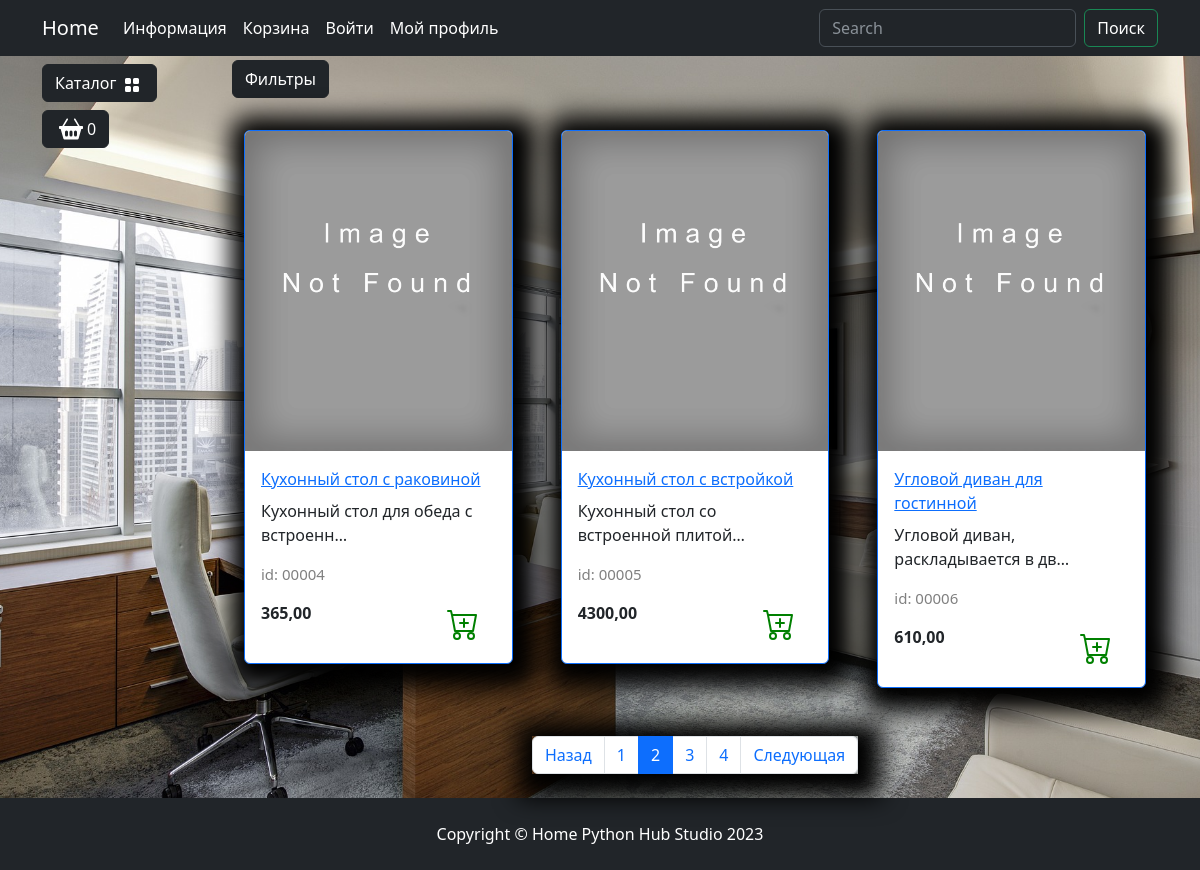
The app's page /catalog/all/?page=2, older data.
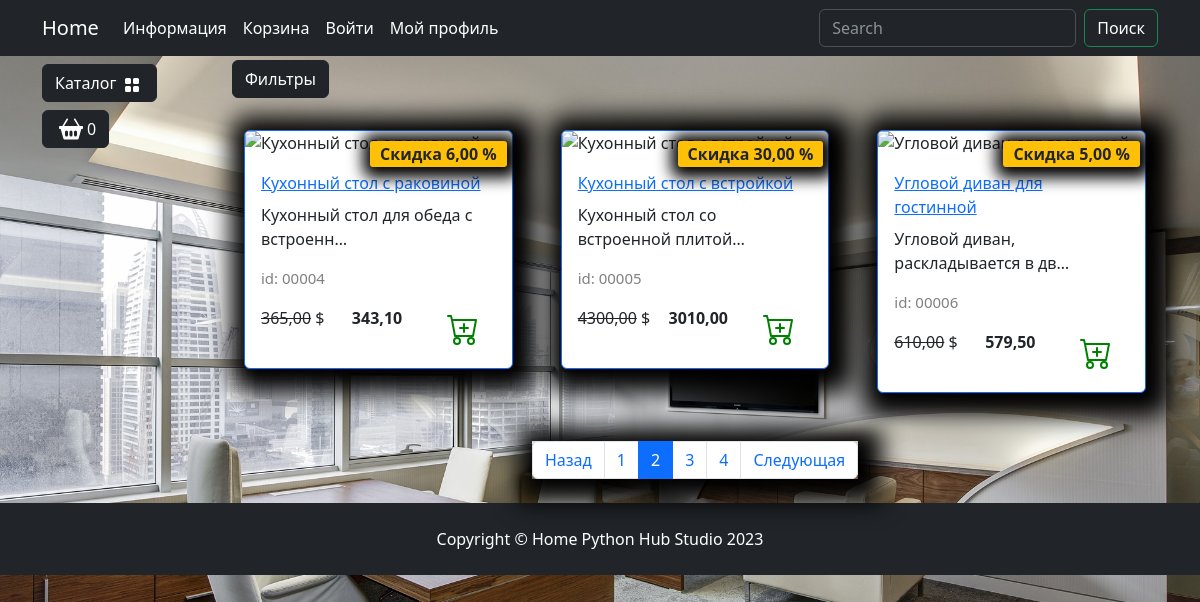
The same page, newer data.
### goods/models.py (models this page shows, shortened)
class Products(models.Model):
    name = models.CharField(max_length=150, unique=True, verbose_name='Название')
    slug = models.SlugField(max_length=200, unique=True, blank=True, null=True, verbose_name='URL')
    description = models.TextField(blank=True, null=True, verbose_name='Описание')
    image = models.ImageField(upload_to='goods_images', blank=True, null=True, verbose_name='Изображение')
    price = models.DecimalField(default=0.00, max_digits=7, decimal_places=2, verbose_name='Цена')
    discount = models.DecimalField(default=0.00, max_digits=7, decimal_places=2, verbose_name='Скидка в %')
    quantity = models.PositiveIntegerField(default=0, verbose_name='Количество')
    category = models.ForeignKey(to=Categories, on_delete=models.CASCADE, verbose_name='Категория')
    class Meta:
        db_table = 'product'
        verbose_name = 'Продукт'
        verbose_name_plural = 'Продукты'
        ordering = ("id",)
    def display_id(self):
        return f"{self.id:05}"
    def sell_price(self):
        if self.discount:
            return round(self.price - self.price*self.discount/100, 2)
        return self.price

### goods/views.py (the view)
# urls.py: path('catalog/', include('goods.urls', namespace='catalog')),
def catalog(request, category_slug):
    page = request.GET.get('page', 1)
    on_sale = request.GET.get('on_sale', None)
    order_by = request.GET.get('order_by', None)
    if category_slug == 'all':
        goods = Products.objects.all()
    else:
        goods = get_list_or_404(Products.objects.filter(category__slug=category_slug))
    if on_sale:
        goods = goods.filter(discount__gt=0)
    if order_by and order_by != "default":
        goods = goods.order_by(order_by)
    paginator = Paginator(goods, 3)
    current_page = paginator.page(int(page))
    context = {
        'title': 'Home - Каталог',
        'goods': current_page,
        'slug_url': category_slug,
        }
    return render(request, 'goods/catalog.html', context)

### goods/templatetags/goods_tags.py (called while the page is built)
@register.simple_tag()
def tag_categories():
    return Categories.objects.all()

@register.simple_tag(takes_context=True)
def change_params(context, **kwargs):
    query = context['request'].GET.dict()
    query.update(kwargs)
    return urlencode(query)

### goods/templates/goods/catalog.html (shortened to what this page needs)
{% extends "main/base.html" %}
{% load static %}
{% load goods_tags %}
{% block content %}
    <div class="row">
        <div class="dropdown mb-2">
            <button class="btn btn-secondary dropdown-toggle btn-dark" type="button" data-bs-toggle="dropdown"
                    aria-expanded="false">
                Фильтры
            </button>
        </div>
        {% for product in goods %}
            <div class="col-lg-4 col-md-6 p-4">
                <div class="card border-primary rounded custom-shadow">
                    {% if product.image %}
                        <img src="{{ product.image.url }}" class="card-img-top" alt="{{ product.name }}">
                    {% else %}
                        <img src= {% static "deps/images/Not found image.png" %} class="card-img-top" alt="...">
                    {% endif %}
                    <div class="card-body">
                        <a href="{% url "catalog:product" product.slug %}">
                            <p class="card-title">{{ product.name }}</p>
                        </a>
                        <p class="card-text">{{ product.description|truncatechars:35 }}</p>
                        <p class="product_id">id: {{ product.display_id }}</p>
                        <div class="d-flex justify-content-between">
                            {% if product.discount %}
                                <p><s>{{ product.price }}</s> $</p>
                                <p><strong>{{ product.sell_price }}</strong></p>
                                <span class="badge bg-warning text-dark">Скидка {{ product.discount }} %</span>
                            {% else %}
                                <p><strong>{{ product.price }}</strong></p>
                            {% endif %}
                            <a href="#" class="btn add-to-cart">
                                <img class="mx-1" src="{% static "deps/icons/cart-plus.svg" %}" alt="Catalog Icon"
                                     width="32" height="32">
                            </a>
                        </div>
                    </div>
                </div>
            </div>
        {% endfor %}
    </div>
<nav aria-label="Page navigation example">
                        <ul class="pagination justify-content-center my-4">
                            <div class="custom-shadow d-flex">
                                <li class="page-item {% if not goods.has_previous %} disabled {% endif %}">
                                  <a class="page-link" href="{% if goods.has_previous %}?{% change_params page=goods.previous_page_number %}{% else %}#{% endif %}">Назад</a>
                                </li>
                                {% for page in goods.paginator.page_range %}
                                {% if page >= goods.number|add:-2 and page <= goods.number|add:2 %}
                                    <li class="page-item {% if goods.number == page %} active {% endif %}">
                                        <a class="page-link" href="?{% change_params page=page %}">{{ page }}</a>
                                    </li>
                                {% endif %}
                                {% endfor %}
                              <li class="page-item {% if not goods.has_next %} disabled {% endif %}">
                                <a class="page-link" href="{% if goods.has_next %}?{% change_params page=goods.next_page_number %}{% else %}#{% endif %}">Следующая</a>
                              </li>
                            </div>
                        </ul>
</nav>
{% endblock %}
{% block footer %}
    <footer class="py-4 bg-dark">
        <div class="container">
            <p class="m-0 text-center text-white">Copyright &copy; Home Python Hub Studio 2023</p>
        </div>
    </footer>
{% endblock %}

Row changes from the older to the newer data that the page shows:
changed Products "Кухонный стол с раковиной": sell_price (not shown) → "343,10"; discount (not shown) → "6,00"; image: picture removed
changed Products "Кухонный стол с встройкой": sell_price (not shown) → "3010,00"; discount (not shown) → "30,00"; image: picture removed
changed Products "Угловой диван для гостинной": sell_price (not shown) → "579,50"; discount (not shown) → "5,00"; image: picture removed
